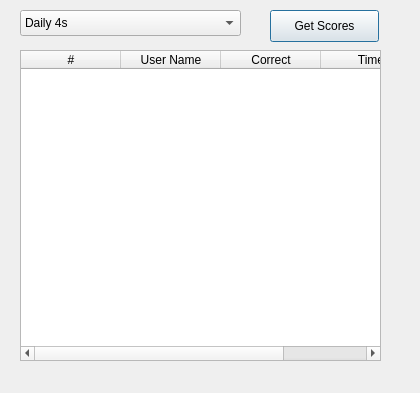
<ui version="4.0" >
 <class>scoresForm</class>
 <widget class="QDialog" name="scoresForm" >
  <property name="geometry" >
   <rect>
    <x>0</x>
    <y>0</y>
    <width>420</width>
    <height>393</height>
   </rect>
  </property>
  <property name="minimumSize" >
   <size>
    <width>420</width>
    <height>393</height>
   </size>
  </property>
  <property name="maximumSize" >
   <size>
    <width>420</width>
    <height>393</height>
   </size>
  </property>
  <property name="windowTitle" >
   <string>High Scores</string>
  </property>
  <widget class="QPushButton" name="getScoresPushbutton" >
   <property name="geometry" >
    <rect>
     <x>270</x>
     <y>10</y>
     <width>109</width>
     <height>32</height>
    </rect>
   </property>
   <property name="text" >
    <string>Get Scores</string>
   </property>
  </widget>
  <widget class="QComboBox" name="scoresComboBox" >
   <property name="geometry" >
    <rect>
     <x>20</x>
     <y>10</y>
     <width>221</width>
     <height>26</height>
    </rect>
   </property>
   <item>
    <property name="text" >
     <string>Daily 4s</string>
    </property>
   </item>
   <item>
    <property name="text" >
     <string>Daily 5s</string>
    </property>
   </item>
   <item>
    <property name="text" >
     <string>Daily 6s</string>
    </property>
   </item>
   <item>
    <property name="text" >
     <string>Daily 7s</string>
    </property>
   </item>
   <item>
    <property name="text" >
     <string>Daily 8s</string>
    </property>
   </item>
   <item>
    <property name="text" >
     <string>Daily 9s</string>
    </property>
   </item>
   <item>
    <property name="text" >
     <string>Daily 10s</string>
    </property>
   </item>
   <item>
    <property name="text" >
     <string>Daily 11s</string>
    </property>
   </item>
   <item>
    <property name="text" >
     <string>Daily 12s</string>
    </property>
   </item>
   <item>
    <property name="text" >
     <string>Daily 13s</string>
    </property>
   </item>
   <item>
    <property name="text" >
     <string>Daily 14s</string>
    </property>
   </item>
   <item>
    <property name="text" >
     <string>Daily 15s</string>
    </property>
   </item>
  </widget>
  <widget class="QTableWidget" name="scoresTableWidget" >
   <property name="geometry" >
    <rect>
     <x>20</x>
     <y>50</y>
     <width>361</width>
     <height>311</height>
    </rect>
   </property>
   <property name="editTriggers" >
    <set>QAbstractItemView::NoEditTriggers</set>
   </property>
   <property name="selectionMode" >
    <enum>QAbstractItemView::NoSelection</enum>
   </property>
   <property name="showGrid" >
    <bool>false</bool>
   </property>
   <property name="gridStyle" >
    <enum>Qt::NoPen</enum>
   </property>
   <column>
    <property name="text" >
     <string>#</string>
    </property>
   </column>
   <column>
    <property name="text" >
     <string>User Name</string>
    </property>
   </column>
   <column>
    <property name="text" >
     <string>Correct</string>
    </property>
   </column>
   <column>
    <property name="text" >
     <string>Time</string>
    </property>
   </column>
  </widget>
 </widget>
 <resources/>
 <connections/>
</ui>
